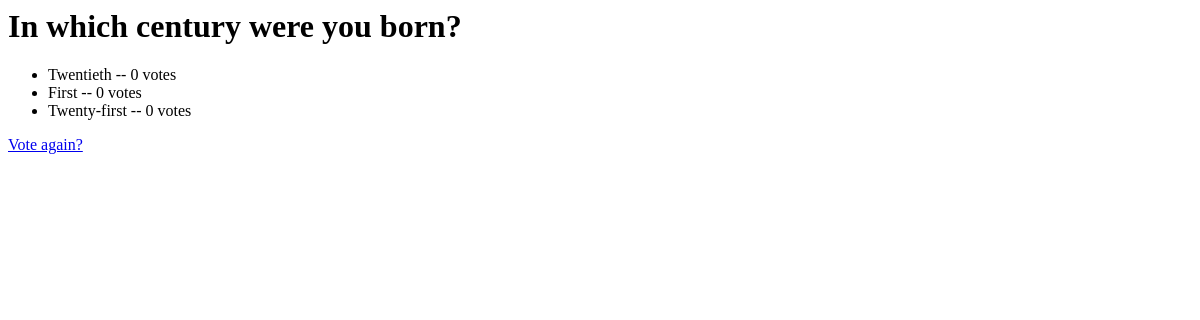
The app's page /polls/4/results/, older data.
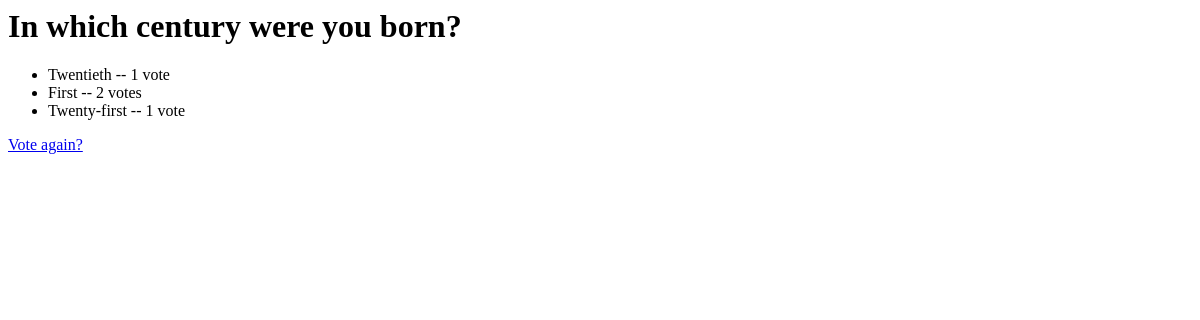
The same page, newer data.
### polls/models.py (models this page shows, shortened)
class Choice(models.Model):
    question: models.ForeignKey = models.ForeignKey(Question, on_delete=models.CASCADE)
    choice_text: models.CharField = models.CharField(max_length=200)
    votes: models.IntegerField = models.IntegerField(default=0)

### polls/views.py (the view)
# urls.py: path("<int:pk>/results/", views.ResultsView.as_view(), name="results"),
class ResultsView(generic.DetailView):
    model = Question
    template_name = "polls/results.html"

### polls/templates/polls/results.html
<h1>{{ question.question_text }}</h1>
<ul>
{% for choice in question.choice_set.all %}
    <li>{{ choice.choice_text }} -- {{ choice.votes }} vote{{ choice.votes|pluralize }}</li>
{% endfor %}
</ul>
<a href="{% url 'polls:detail' question.id %}">Vote again?</a>

Row changes from the older to the newer data that the page shows:
changed Choice "Twentieth": votes "0" → "1"
changed Choice "First": votes "0" → "2"
changed Choice "Twenty-first": votes "0" → "1"
